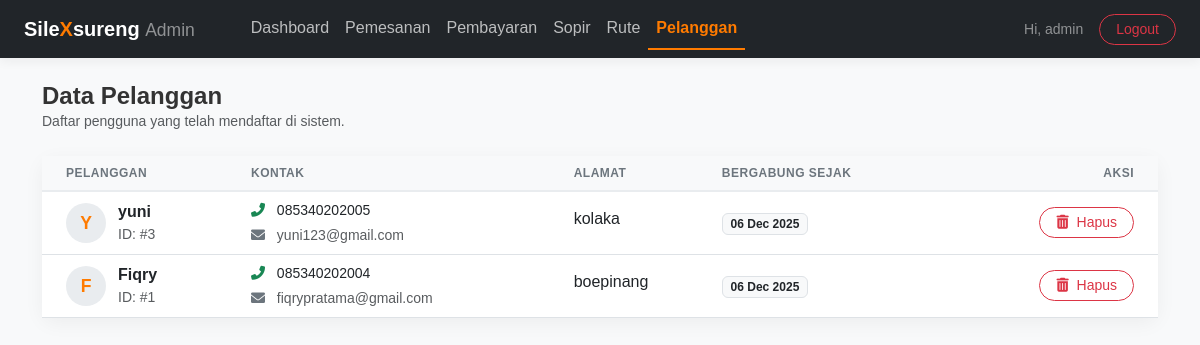
Page /admin_pelanggan.php (signed in) on the committed database.
### tables this page shows
CREATE TABLE `pelanggan` (
  `id_pelanggan` int(11) NOT NULL,
  `nama` varchar(100) NOT NULL,
  `no_hp` varchar(15) NOT NULL,
  `email` varchar(100) DEFAULT NULL,
  `alamat` text DEFAULT NULL,
  `username` varchar(50) NOT NULL,
  `password` varchar(255) NOT NULL,
  `dibuat_pada` timestamp NOT NULL DEFAULT current_timestamp()
);

### admin_pelanggan.php (the view, shortened to what this page needs)
<?php
include 'koneksi.php';
$sql_list = "SELECT id_pelanggan, nama, email, no_hp, alamat, dibuat_pada FROM pelanggan ORDER BY dibuat_pada DESC";
$result_list = mysqli_query($koneksi, $sql_list);
?>
<!doctype html>
<html lang="id">
<head>
    <link href="https://cdn.jsdelivr.net/npm/bootstrap@5.3.0/dist/css/bootstrap.min.css" rel="stylesheet">
    <link href="css/style.css" rel="stylesheet">
    <link rel="stylesheet" href="https://cdnjs.cloudflare.com/ajax/libs/font-awesome/6.0.0/css/all.min.css">
</head>
<body class="bg-light">
<nav class="navbar navbar-expand-lg navbar-dark navbar-custom sticky-top">
    <div class="container-fluid px-4">
        <a class="navbar-brand me-5 fw-bold" href="admin_dashboard.php">
            Sile<span style="color: var(--primary-color);">X</span>sureng <span class="text-white-50 small fw-normal">Admin</span>
        </a>
        <div class="collapse navbar-collapse" id="adminNavbar">
            <ul class="navbar-nav me-auto mb-2 mb-lg-0">
                <li class="nav-item"><a class="nav-link" href="admin_dashboard.php">Dashboard</a></li>
                <li class="nav-item"><a class="nav-link" href="admin_pemesanan.php">Pemesanan</a></li>
                <li class="nav-item"><a class="nav-link" href="admin_pembayaran.php">Pembayaran</a></li>
                <li class="nav-item"><a class="nav-link" href="admin_sopir.php">Sopir</a></li>
                <li class="nav-item"><a class="nav-link" href="admin_rute.php">Rute</a></li>
                <li class="nav-item"><a class="nav-link active" href="admin_pelanggan.php">Pelanggan</a></li>
            </ul>
            <div class="d-flex align-items-center">
                <span class="text-white-50 me-3 small d-none d-lg-inline">Hi, <?= htmlspecialchars($_SESSION['admin_username'] ?? 'Admin') ?></span>
                <a href="logout_admin.php" class="btn btn-outline-danger btn-sm rounded-pill px-3">Logout</a>
            </div>
        </div>
    </div>
</nav>
<div class="container mt-4 mb-5">
    <div class="d-flex justify-content-between align-items-center mb-4">
        <div>
            <h4 class="mb-0 fw-bold">Data Pelanggan</h4>
            <p class="text-muted small mb-0">Daftar pengguna yang telah mendaftar di sistem.</p>
        </div>
    </div>
    <div class="card card-modern">
        <div class="card-body p-0">
            <?php if ($result_list && mysqli_num_rows($result_list) > 0): ?>
                <div class="table-responsive">
                    <table class="table table-hover align-middle mb-0">
                        <thead class="table-light">
                            <tr>
                                <th class="ps-4">Pelanggan</th>
                                <th>Kontak</th>
                                <th>Alamat</th>
                                <th>Bergabung Sejak</th>
                                <th class="text-end pe-4">Aksi</th>
                            </tr>
                        </thead>
                        <tbody>
                        <?php while ($row = mysqli_fetch_assoc($result_list)): ?>
                            <tr>
                                <td class="ps-4">
                                    <div class="d-flex align-items-center">
                                        <div class="avatar-circle">
                                            <?= strtoupper(substr($row['nama'], 0, 1)) ?>
                                        </div>
                                        <div>
                                            <div class="fw-bold text-dark"><?= htmlspecialchars($row['nama']) ?></div>
                                            <div class="text-muted small">ID: #<?= $row['id_pelanggan'] ?></div>
                                        </div>
                                    </div>
                                </td>
                                <td>
                                    <div class="small mb-1"><i class="fas fa-phone-alt text-success me-2"></i> <?= htmlspecialchars($row['no_hp']) ?></div>
                                    <div class="small text-muted"><i class="fas fa-envelope text-secondary me-2"></i> <?= htmlspecialchars($row['email']) ?></div>
                                </td>
                                <td style="max-width: 300px;">
                                    <span class="d-inline-block text-truncate" style="max-width: 280px;" title="<?= htmlspecialchars($row['alamat']) ?>">
                                        <?= htmlspecialchars($row['alamat']) ?>
                                    </span>
                                </td>
                                <td>
                                    <span class="badge bg-light text-dark border">
                                        <?= date('d M Y', strtotime($row['dibuat_pada'])) ?>
                                    </span>
                                </td>
                                <td class="text-end pe-4">
                                    <a href="admin_pelanggan.php?aksi=hapus&id=<?= $row['id_pelanggan'] ?>"
                                       class="btn btn-sm btn-outline-danger rounded-pill px-3"
                                       onclick="return confirm('PERINGATAN KERAS!\n\nMenghapus pelanggan ini akan menghapus SEMUA RIWAYAT TRANSAKSI mereka.\n\nLanjutkan?');">
                                        <i class="fas fa-trash-alt me-1"></i> Hapus
                                    </a>
                                </td>
                            </tr>
                        <?php endwhile; ?>
                        </tbody>
                    </table>
                </div>
            <?php endif; ?>
        </div>
    </div>
</div>
</body>
</html>

### css/style.css (style rules this page uses)
body { background: #f5f7fb; }
.nav-link.active { color: #ff7b00 !important; border-bottom: 3px solid #ff7b00; }

### admin_pelanggan.php (style rules this page uses)
:root { --primary-color: #ff7b00; --dark-bg: #212529; }
body { font-family: 'Poppins', sans-serif; background-color: #f4f6f9; color: #333; }
.navbar-custom { background-color: var(--dark-bg); box-shadow: 0 4px 10px rgba(0,0,0,0.05); }
.nav-link { color: rgba(255,255,255,0.7) !important; transition: 0.3s; }
.nav-link:hover, .nav-link.active { color: var(--primary-color) !important; }
.nav-link.active { font-weight: 600; border-bottom: 2px solid var(--primary-color); }
.card-modern { border: none; border-radius: 12px; box-shadow: 0 5px 20px rgba(0,0,0,0.05); }
.table thead th { background-color: #f8f9fa; border-bottom: 2px solid #e9ecef; font-weight: 600; text-transform: uppercase; font-size: 0.75rem; letter-spacing: 0.5px; color: #6c757d; }
.avatar-circle { width: 40px; height: 40px; background-color: #e9ecef; color: var(--primary-color); border-radius: 50%; display: inline-flex; align-items: center; justify-content: center; font-weight: bold; font-size: 1.1rem; margin-right: 12px; }

### rows in the picture
pelanggan: nama "Y", nama "yuni", id_pelanggan "3", no_hp "085340202005", email "yuni123@gmail.com", alamat "kolaka", dibuat_pada "06 Dec 2025"
pelanggan: nama "F", nama "Fiqry", id_pelanggan "1", no_hp "085340202004", email "fiqrypratama@gmail.com", alamat "boepinang", dibuat_pada "06 Dec 2025"

### other values in the picture
$_SESSION['admin_username'] "admin"
